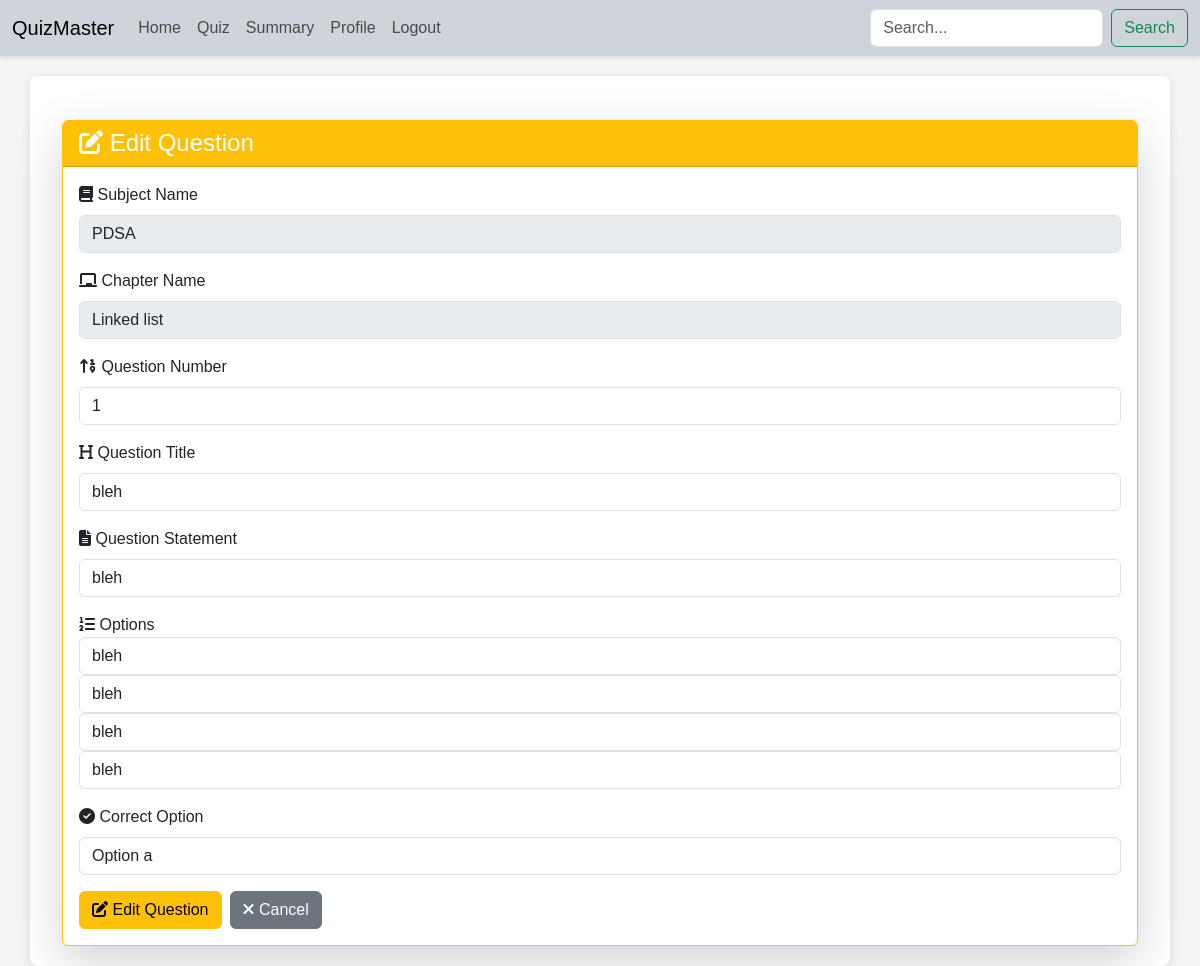
The app's page /admin/question/1/edit (signed in) with its own data.
### models.py (models this page shows, shortened)
class Subject(db.Model):
    id = db.Column(db.Integer, primary_key=True)
    subject_name = db.Column(db.String(92), unique=True, nullable=False)
    subject_description = db.Column(db.String(256), nullable=True)

class Chapter(db.Model):
    id = db.Column(db.Integer, primary_key=True)
    chapter_name = db.Column(db.String(92), unique=True, nullable=False)
    chapter_description = db.Column(db.String(256), nullable=True)
    subject_id = db.Column(db.Integer, db.ForeignKey('subject.id'), nullable=False)
    subject = db.relationship('Subject', backref=db.backref('chapters', lazy=True, cascade='all, delete'))
    quizzes = db.relationship('Quiz', back_populates='chapter', lazy=True, cascade='all, delete-orphan')

class Question(db.Model):
    id = db.Column(db.Integer, primary_key=True)
    question_number = db.Column(db.Integer, nullable=False)
    question_title = db.Column(db.String(256), nullable=False)
    question_statement = db.Column(db.Text, nullable=False)
    option1 = db.Column(db.String(256), nullable=False)
    option2 = db.Column(db.String(256), nullable=False)
    option3 = db.Column(db.String(256), nullable=False)
    option4 = db.Column(db.String(256), nullable=False)
    correct_option = db.Column(db.String(1), nullable=False)
    quiz_id = db.Column(db.Integer, db.ForeignKey('quiz.id'), nullable=False)
    quiz = db.relationship('Quiz', back_populates='questions')

### controller/routes.py (the view)
@app.route('/admin/question/<int:id>/edit')
@admin_required
def edit_question(id):
    question = Question.query.get(id)
    if not question:
        flash("Question does not exist")
        return redirect(url_for('quiz'))
    quiz = Quiz.query.get(question.quiz_id)
    subject = Subject.query.get(quiz.chapter.subject_id)
    chapter = Chapter.query.get(quiz.chapter_id)
    return render_template('question/edit.html', question=question, quiz=quiz, subject=subject, chapter=chapter)

### controller/routes.py (called while the page is built)
def admin_required(func):
    @wraps(func)
    def inner(*args, **kwargs):
        if 'user_id' not in session:
            flash("Please login to continue")
            return redirect(url_for('login'))
        user = User.query.get(session['user_id'])
        if not user.is_admin:
            flash("You are not authorized to access this page")
            return redirect(url_for('index'))
        return func(*args, **kwargs)
    inner.__name__ = func.__name__
    return inner

### templates/question/edit.html (shortened to what this page needs)
{% extends 'layout.html' %}
{% block content %}
<div class="container mt-4">
    <div class="card shadow-lg border-warning">
        <div class="card-header bg-warning text-white">
            <h2 class="h4 mb-0"><i class="fas fa-edit"></i> Edit Question</h2>
        </div>
        <div class="card-body">
            <form action="{{ url_for('edit_question', id=question.id) }}" method="POST">
                <div class="mb-3">
                    <label for="subject_name" class="form-label"><i class="fas fa-book"></i> Subject Name</label>
                    <input type="text" name="subject_name" id="subject_name" class="form-control" value="{{ subject.subject_name }}" disabled>
                </div>
                <div class="mb-3">
                    <label for="chapter_name" class="form-label"><i class="fas fa-chalkboard"></i> Chapter Name</label>
                    <input type="text" name="chapter_name" id="chapter_name" class="form-control" value="{{ chapter.chapter_name }}" disabled>
                </div>
                <div class="mb-3">
                    <label for="question_number" class="form-label"><i class="fas fa-sort-numeric-up"></i> Question Number</label>
                    <input type="number" name="question_number" id="question_number" class="form-control" value="{{ question.question_number }}" readonly>
                </div>
                <div class="mb-3">
                    <label for="question_title" class="form-label"><i class="fas fa-heading"></i> Question Title</label>
                    <input type="text" name="question_title" id="question_title" class="form-control" value="{{ question.question_title }}" required placeholder="Enter Question Title">
                </div>
                <div class="mb-3">
                    <label for="question_statement" class="form-label"><i class="fas fa-file-alt"></i> Question Statement</label>
                    <input type="text" name="question_statement" id="question_statement" class="form-control" value="{{ question.question_statement }}" placeholder="Enter Question Statement">
                </div>
                <div class="mb-3">
                    <label><i class="fas fa-list-ol"></i> Options</label>
                    <div class="form-group">
                        <input type="text" name="option1" id="option1" class="form-control" required value="{{ question.option1 }}" placeholder="Enter Option 1">
                        <input type="text" name="option2" id="option2" class="form-control" required value="{{ question.option2 }}" placeholder="Enter Option 2">
                        <input type="text" name="option3" id="option3" class="form-control" required value="{{ question.option3 }}" placeholder="Enter Option 3">
                        <input type="text" name="option4" id="option4" class="form-control" required value="{{ question.option4 }}" placeholder="Enter Option 4">
                    </div>
                </div>
                <div class="mb-3">
                    <label for="correct_option" class="form-label"><i class="fas fa-check-circle"></i> Correct Option</label>
                    <select name="correct_option" id="correct_option" class="form-control" required>
                        <option value="a" {% if question.correct_option == 'a' %}selected{% endif %}>Option a</option>
                    </select>
                </div>
                <div class="d-flex justify-content-start">
                    <button type="submit" class="btn btn-warning me-2">
                        <i class="fa fa-edit"></i> Edit Question
                    </button>
                    <a href="{{ url_for('quiz') }}" class="btn btn-secondary">
                        <i class="fa fa-times"></i> Cancel
                    </a>
                </div>
            </form>
        </div>
    </div>
</div>
{% endblock %}

### templates/layout.html (style rules this page uses)
html, body { margin: 0; padding: 0; background-color: #f4f4f4; font-family: 'Arial', sans-serif; }

### records on screen
Subject: subject_name "PDSA"
Chapter: chapter_name "Linked list"
Question: question_number "1", question_title "bleh", question_statement "bleh", option1 "bleh", option2 "bleh", option3 "bleh", option4 "bleh", correct_option "Option a"
